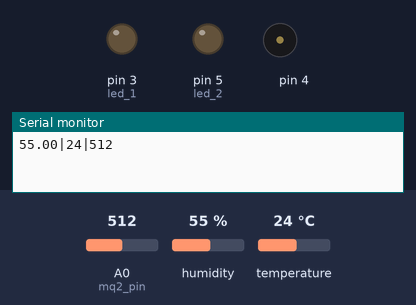
The sketch below on a simulated Arduino Uno, built with avr-gcc and run on an emulated ATmega328P. Parts: output pins drawn as LEDs (lit = HIGH), buzzer (waves = sounding), the last lines printed to the serial monitor. The inputs (shaded band) are chosen by the test bench; at power-on: A0 (mq2_pin) = 512, humidity 55 %, temperature 24 °C.

Above: at 3.2 s.
3.3 s: A0 (mq2_pin) set to 357
14.2 s: A0 (mq2_pin) set to 336
At 24.2 s:
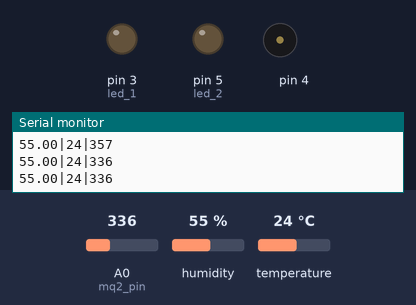
24.8 s: A0 (mq2_pin) set to 360
At 34.3 s:
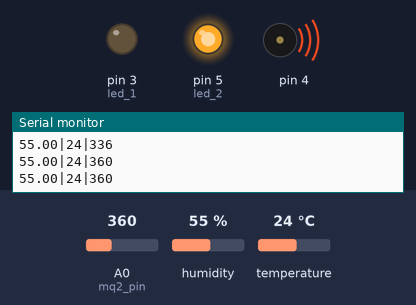
35.3 s: A0 (mq2_pin) set to 340
At 45.5 s:
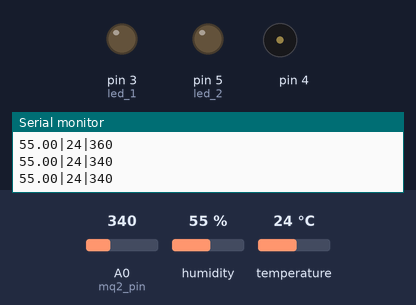
Timing chart, 0 to 46.7 s (numbered marks = the images above; inputs shaded):
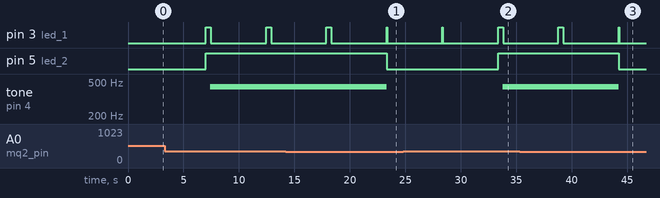

Measured:
- after the input at 14.2 s, pin 5 (led_2): HIGH → LOW after 9.1 s; tone on pin 4: 440 Hz → silent after 9.1 s
- after the input at 24.8 s, pin 5 (led_2): LOW → HIGH after 8.6 s; tone on pin 4: silent → 440 Hz after 9.0 s
- after the input at 35.3 s, pin 5 (led_2): HIGH → LOW after 8.9 s; tone on pin 4: 440 Hz → silent after 8.9 s

The sketch:

projeto_v_final.ino
```cpp
// Versão Final:
//   * Retirado display LCD       Versão anterior: https://github.com/Roberto-Gomes/Projeto-01/blob/master/projeto_v_com_lcd.ino

#include <DHT.h> // https://github.com/adafruit/DHT-sensor-library      dependências: https://github.com/adafruit/Adafruit_Sensor

DHT sensor_dht(2, DHT11); //( Conectado no pino digital 2 do arduino ,tipo de sensor da familia DHT)
int mq2_pin = A0;
int tempo = 5000;
String dados;

void setup() {

  Serial.begin(9600);
  sensor_dht.begin();
  pinMode(3, OUTPUT); // led 1 (Verde) indicador visual de envio de informações.
  pinMode(5, OUTPUT); // led 2 (Vermelho) aceso estático indica presença de gás. Atenção! Se o led 2 estiver piscando indica perda da comunicação com o sensor DHT11(Verifique as conexões).
  delay(2000);
}
void loop() {

  int leitura_mq2 = analogRead(mq2_pin);
  float umidade = sensor_dht.readHumidity();
  int temperatura = sensor_dht.readTemperature();

  if (isnan(umidade) || isnan(temperatura)) { // Se as informações de umidade e temperatura não sejam valores númericos, o led 2 irá piscar e led 1 será desligado.
    digitalWrite(5, HIGH); delay(100);
    digitalWrite(5, LOW);  delay(300);
    digitalWrite(3, LOW);
  }
  else {

    // Informações enviadas pela porta serial
    dados = String(umidade) + "|" + String(temperatura) + "|" + String(leitura_mq2);
    Serial.println(dados);
    digitalWrite(3, LOW);
    delay(tempo);
    digitalWrite(3, HIGH);
  }

  if (leitura_mq2 >= 350) { // Leituras maiores ou igual a esse limiar acionará o Buzzer e led 2 ficará aceso de forma estática
    digitalWrite(5 , HIGH);
    for (int freq = 40; freq <= 440; freq++) { // frequência de 40hz-440hz
      tone(4, freq);
      delay(1);
    }
  }
  else {
    digitalWrite(5, LOW);
    noTone(4);
  }
}
```
